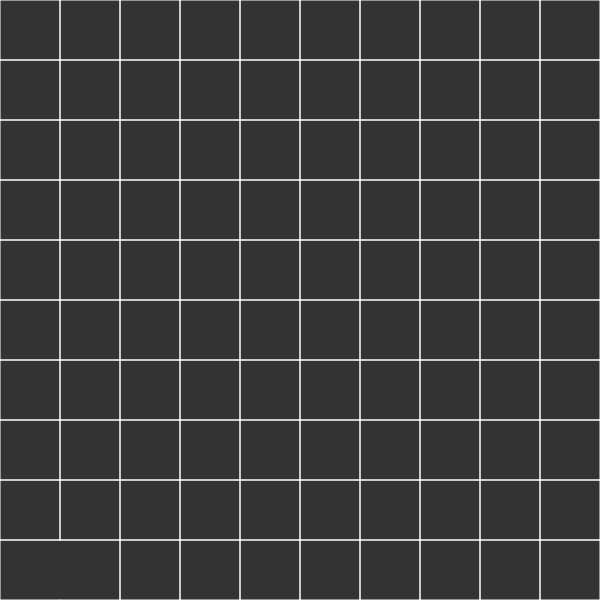
Frame 1 (no input)
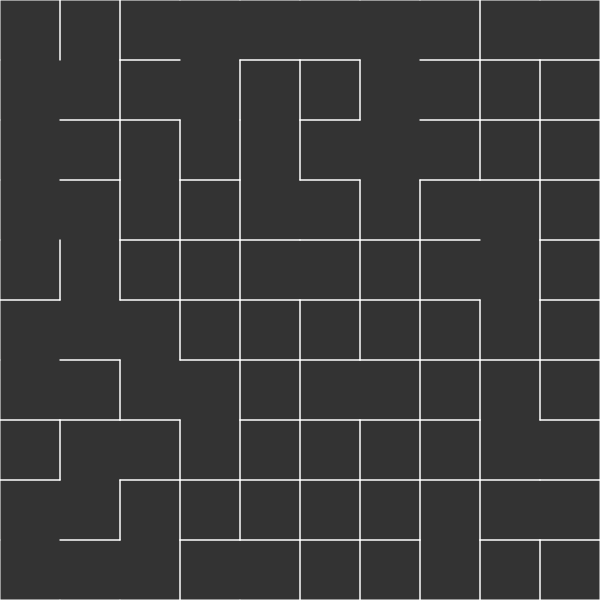
Frame 60 (no input)
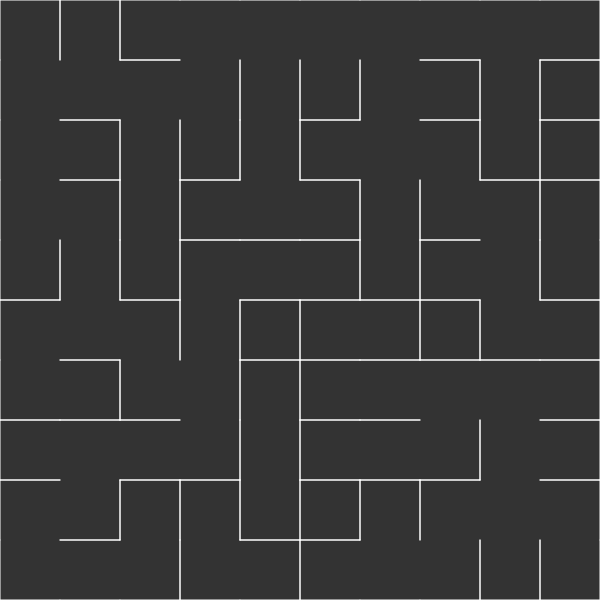
Frame 120 (the mouse pressed at the canvas centre since frame 60)

The p5.js sketch that drew these frames (run headless with seeded random() and noise() and a simulated clock; from frame 60 on, the mouse is pressed at the canvas centre):

// p5.js sketch
// ── sketch.js
'use strict';

const canvasWidth = 600;
const canvasHeight = 600;
const cols = 10;
const rows = 10;
const w = canvasWidth / cols;
const h = canvasHeight / rows;

let grid = create2DArray();
let sets = {};
let currentCell;
let neighbor;
let dir = null;

function preload() {

    // initialize the grid
    for (let j = 0; j < grid.length; j++) {
    	for (let i = 0; i < grid[j].length; i++) {
	    let cell = new Cell(i, j);
    	    grid[j][i] = cell;
	    
	    if (sets[cell.set]) {
		sets[cell.set].push(cell);
	    } else {
		sets[cell.set] = [cell];
	    }
	}
    }

    for (let j = 0; j < grid.length; j++) {
    	for (let i = 0; i < grid[j].length; i++) {
    	    grid[j][i].getNeighbors();
    	}
    }
}

function setup() {
    createCanvas(canvasWidth, canvasHeight);
}

function draw() {

    currentCell = selectRandomCell();
    neighbor = selectRandomNeighbor();
    
    if (currentCell && neighbor) {
    	merge();
	
	background(51);
	for (let j = 0; j < grid.length; j++) {
	    for (let i = 0; i < grid[j].length; i++) {
		grid[j][i].display();
	    }
	}
    }
    
    if (checkFinish()) {
	console.log(grid);
	noLoop();
	return;
    }
}

function selectRandomCell() {
    let i = Math.floor(Math.random() * cols);
    let j = Math.floor(Math.random() * rows);
    return grid[j][i];
}

function selectRandomNeighbor() {
    let dirs = Object.keys(currentCell.neighbors);

    for (let i = 0; i < dirs.length; i++) {
	if (currentCell.walls[dirs[i]] === false) {
	    dirs.splice(i ,1); i--;
	}
    }

    if (dirs.length > 0) {
	dir = dirs[Math.floor(Math.random() * dirs.length)];
	let selected = currentCell.neighbors[dir];
	if (currentCell.set !== selected.set) {
	    return selected;
	}
    }

    return null;
}

function merge() {
    let cSet = currentCell.set;
    let nSet = neighbor.set;

    switch (dir) {
    case 'top':
	currentCell.walls.top = false;
	neighbor.walls.bottom = false;
	break;
    case 'right':
	currentCell.walls.right = false;
	neighbor.walls.left = false;
	break;
    case 'bottom':
	currentCell.walls.bottom = false;
	neighbor.walls.top = false;
	break;
    case 'left':
	currentCell.walls.left = false;
	neighbor.walls.right = false;
	break;
    };

    for (let i = 0; i < sets[nSet].length; i++) {
	sets[nSet][i].set = cSet;
	sets[cSet].push(sets[nSet][i]);
	sets[nSet].splice(i, 1);
	i--;
    }
    
    delete sets[nSet];
}

function create2DArray() {
    let g = new Array(rows);
    for (let i = 0; i < g.length; i++) {
	g[i] = new Array(cols);
    }
    return g;
}

function checkFinish() {
    let keys = Object.keys(sets);
    if (keys.length <= 1) {
	return true;
    } else {
	return false;
    }
}

// ── cell.js
'use strict';

function Cell(i, j) {
    this.i = i;
    this.j = j;
    this.walls = { top: true, right: true, bottom: true, left: true };
    this.neighbors = {};
    this.set = this.rand();
}

Cell.prototype.display = function() {
    let x = this.i * w;
    let y = this.j * h;

    stroke(255);
    if (this.walls.top)    line(x    , y    , x + w, y    ); // top
    if (this.walls.right)  line(x + w, y    , x + w, y + h); // right
    if (this.walls.bottom) line(x    , y + h, x + w, y + h); // bottom
    if (this.walls.left)   line(x    , y    , x    , y + h); // left
};

Cell.prototype.rand = function() {
    while (true) {
	let keys = Object.keys(sets);
	let n = Math.floor(Math.random() * cols * rows) + 1;
	if (!keys.includes(n.toString())) {
	    return n;
	}
    }  
};

Cell.prototype.getNeighbors = function() {
    try {
	this.neighbors['top'] = grid[this.j - 1][this.i];
    } catch (err) {}
    try {
	this.neighbors['right'] = grid[this.j][this.i + 1];
    } catch (err) {}
    try {
	this.neighbors['bottom'] = grid[this.j + 1][this.i];
    } catch (err) {}
    try {
	this.neighbors['left'] = grid[this.j][this.i - 1];
    } catch (err) {}

    Object.keys(this.neighbors).forEach((k, i, a) => {
	if (this.neighbors[k] === undefined)
	    delete this.neighbors[k];
    });
};
